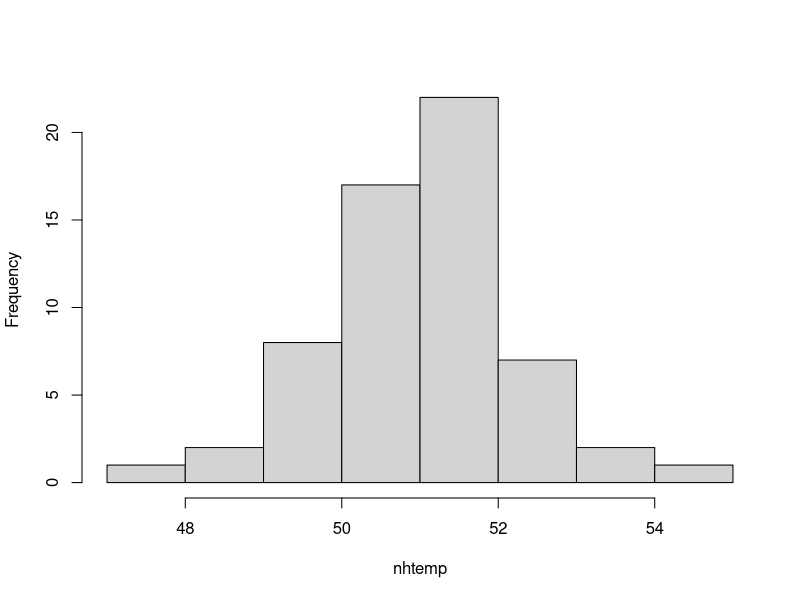

Write the R code that produced this figure.
## ---- chunk 1
paste("res","ult",sep="")
## ---- chunk 2
paste("res","ult",sep="")
## ---- chunk 3
hist(nhtemp,main="")
